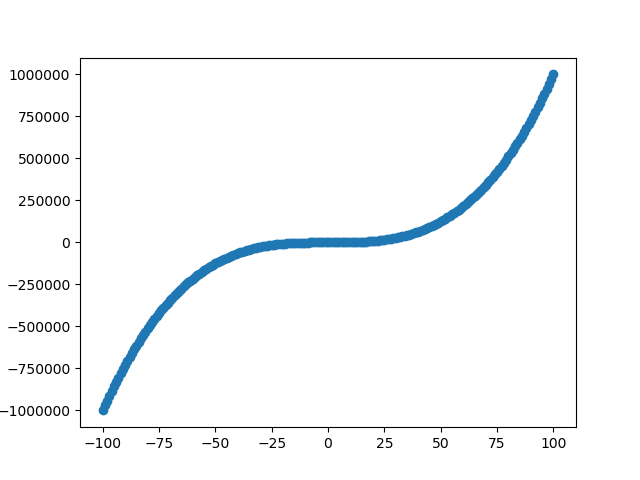

Here is the Python script that generated this plot:
import matplotlib.pyplot as plt
import pandas as pd

# Create a dataset:
x = range(-100,101)
y = [i*i*i for i in range(-100,101)]

df = pd.DataFrame({'x': x, 'y': y})

# plot
plt.plot('x', 'y', data=df, linestyle='none', marker='o')
plt.savefig('Visualization.png')
